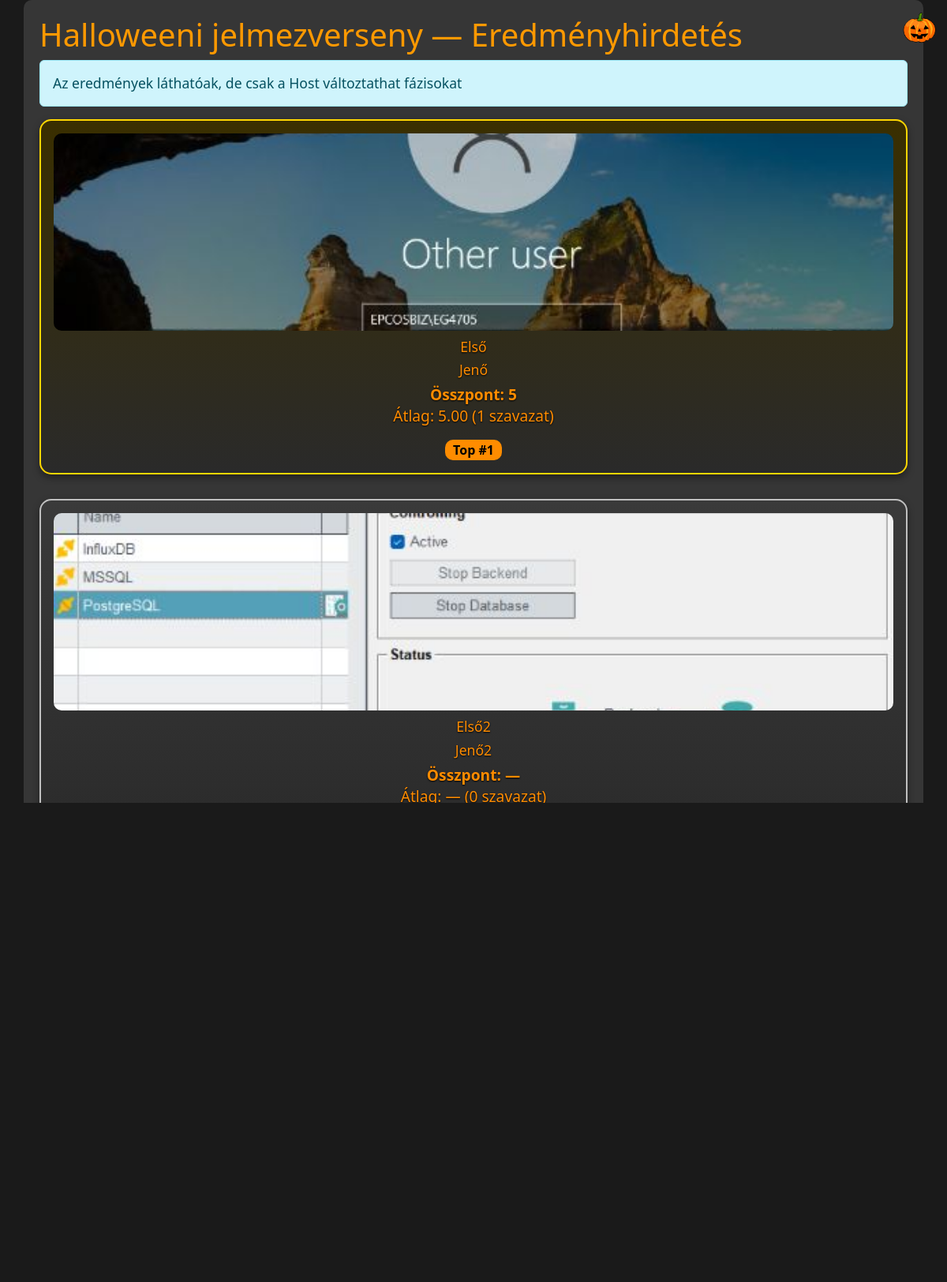
The app's page /results.php, older data.
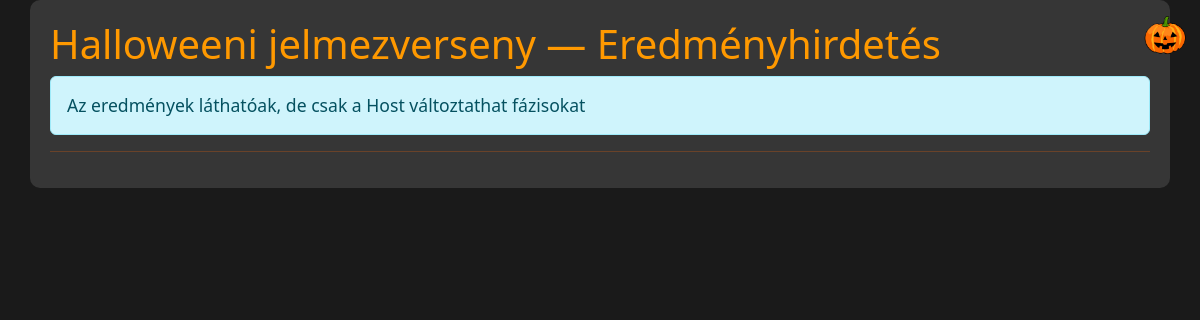
The same page, newer data.
### tables this page shows
CREATE TABLE participants (
    id INTEGER PRIMARY KEY AUTOINCREMENT,
    name TEXT NOT NULL,
    costume TEXT NOT NULL,
    photo TEXT,
    created_at INTEGER NOT NULL DEFAULT (strftime('%s','now'))
);

### inc/functions.php (called while the page is built, shortened)
<?php
function h($s){ return htmlspecialchars($s, ENT_QUOTES); }
?>

### results.php (the view, shortened to what this page needs)
<?php
require 'inc/functions.php';
$is_admin = isset($_SESSION['is_admin']) && $_SESSION['is_admin'] === true;
$rows = $pdo->query('
  SELECT
    p.*,
    (SELECT SUM(score) FROM votes v WHERE v.participant_id = p.id) AS total_score,
    (SELECT AVG(score) FROM votes v WHERE v.participant_id = p.id) AS avg_score,
    (SELECT COUNT(*) FROM votes v WHERE v.participant_id = p.id) AS votes_count
  FROM participants p
  ORDER BY total_score DESC NULLS LAST, avg_score DESC
')->fetchAll();
?>
<!doctype html>
<html>
<head>
<link rel="stylesheet" href="https://cdn.jsdelivr.net/npm/bootstrap@5.3.0/dist/css/bootstrap.min.css">
<link rel="stylesheet" href="assets/css/custom.css">
</head>
<body>
<div class="container">
  <h1>Halloweeni jelmezverseny — Eredményhirdetés</h1>
  <?php if (!$is_admin): ?>
    <div class="alert alert-info">Az eredmények láthatóak, de csak a Host változtathat fázisokat</div>
  <?php endif; ?>
  <div class="row gy-3">
  <?php $i=0; foreach ($rows as $r): $i++; ?>
    <?php
      $rankClass = '';
      if ($i === 1) $rankClass = 'gold';
      elseif ($i === 2) $rankClass = 'silver';
      elseif ($i === 3) $rankClass = 'bronze';
    ?>
    <div class="col-12">
      <div class="card result-card <?php echo $rankClass; ?> p-3 text-center">
        <?php if ($r['photo']): ?>
          <img src="<?php echo h($r['photo']); ?>" class="photo" alt="photo">
        <?php endif; ?>
        <div class="result-card-content">
          <h4><?php echo h($r['name']); ?></h4>
          <p><?php echo h($r['costume']); ?></p>
          <p style="font-size:1.2rem">
            <strong>Összpont: <?php echo $r['total_score'] ? number_format($r['total_score'],0) : '—'; ?></strong><br>
            Átlag: <?php echo $r['avg_score'] ? number_format($r['avg_score'],2) : '—'; ?>
            (<?php echo $r['votes_count']; ?> szavazat)
          </p>
          <?php if ($i<=3): ?><div class="badge rank-badge">Top #<?php echo $i; ?></div><?php endif; ?>
        </div>
      </div>
    </div>
  <?php endforeach; ?>
</div>
  <hr>
<a href="index.php">
  <img src="assets/images/pumpkin.png" class="pumpkin" alt="pumpkin">
</a>
</div>
</body>
</html>

Row changes from the older to the newer data that the page shows:
removed participants: photo (picture), name "Első", costume "Jenő", total_score "5", avg_score "5.00", votes_count "1"
removed participants: photo (picture), name "Első2", costume "Jenő2", votes_count "0"
removed participants: photo (picture)
